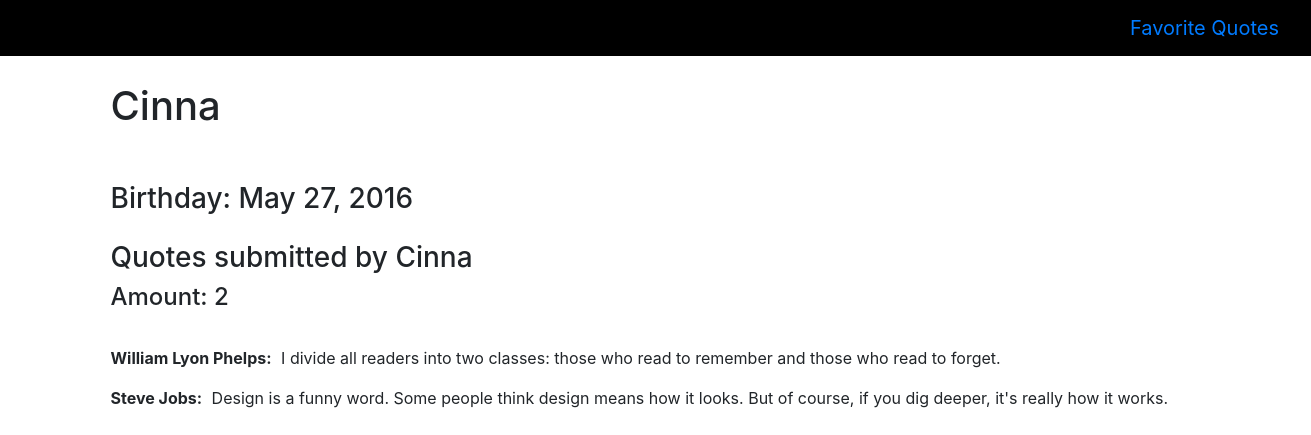
The page /quotes/users/4 on the database its author committed.
### belt_app/models.py (models this page shows)
class User(models.Model):
	name = models.CharField(max_length = 255)
	alias= models.CharField(max_length = 255)
	email = models.CharField(max_length = 255)
	password = models.CharField(max_length = 255)
	birthday = models.DateField('birthday')
	created_at = models.DateTimeField(auto_now_add = True)
	updated_at = models.DateTimeField(auto_now = True)
	objects = UserManager()

class Quote(models.Model):
	author = models.CharField(max_length = 255)
	content = models.TextField()
	favorite = models.ManyToManyField(User, related_name = "fav_quotes")
	user = models.ForeignKey(User, related_name = "quotes")
	created_at = models.DateTimeField(auto_now_add = True)
	updated_at = models.DateTimeField(auto_now = True)
	objects = QuoteManager()

### belt_app/views.py (the view)
# urls.py: url(r'^quotes/users/(?P<id>\d+)$', views.showUser),
def showUser(request, id):
	user = User.objects.filter(id = id).first()
	quotes = Quote.objects.filter(user = user)
	count = len(quotes)
	context = {
	"user" :user,
	"quotes" :quotes,
	"count": count
	}
	return render (request, 'profile.html', context)

### belt_app/templates/profile.html (shortened to what this page needs)
<!DOCTYPE html>
<html>
	<head>
		<link rel="stylesheet" href="https://maxcdn.bootstrapcdn.com/bootstrap/4.0.0-alpha.6/css/bootstrap.min.css">
			{% load staticfiles %}
		<link rel="stylesheet" type="text/css" href="{% static 'css/style.css' %}">
	</head>
	<body>
		<nav class="navbar navbar-toggleable-md navbar-inverse">
		  	<button class="navbar-toggler navbar-toggler-right" type="button" data-toggle="collapse" data-target="#navbarNav" aria-controls="navbarNav" aria-expanded="false" aria-label="Toggle navigation">
		   		<span class="navbar-toggler-icon"></span>
		  	</button>
			<a class="navbar-brand" href="#">Favorite Quotes</a>
		</nav>
		<div class="row">
			<div class="col-md-12 offset-md-1">
				<h1 class="heading">{{user.alias}}</h1>
			</div>
		</div>
		<div class="row">
			<div class="col-md-12 offset-md-1">
				<h3 class="heading">Birthday: {{user.birthday}}</h3>
			</div>
		</div>
		<div class="row">
			<div class="col-md-4 offset-md-1">
				<h3>Quotes submitted by {{user.alias}}</h3>
			</div>
		</div>
		<div class="row">
			<div class="col-md-2 offset-md-1">
				<h4>Amount: {{count}}</h4>
			</div>
		</div>
		<div class="row heading">
			<div class="col-md-12 offset-md-1">
				{% for quote in quotes %}
				<div>
					<p><span class="quote-author">{{quote.author}}:</span> {{quote.content}}</p>
				</div>
				{% endfor %}
			</div>
		</div>
	</body>
</html>

### belt_app/static/css/style.css (style rules this page uses)
.row { margin-right: 0; }
.navbar.navbar-inverse { background-color: #000000; }
.heading { margin-top: 2%; margin-bottom: 2%; }
.quote-author { font-weight: bold; margin-right: 5px; }

### rows shown on the page
User: alias "Cinna", birthday "May 27, 2016"
Quote: author "William Lyon Phelps", content "I divide all readers into two classes: those who read to remember and those who read to forget."
Quote: author "Steve Jobs", content "Design is a funny word. Some people think design means how it looks. But of course, if you dig deeper, it's really how it works."

### other values the page prints
{{ count }} "2"
